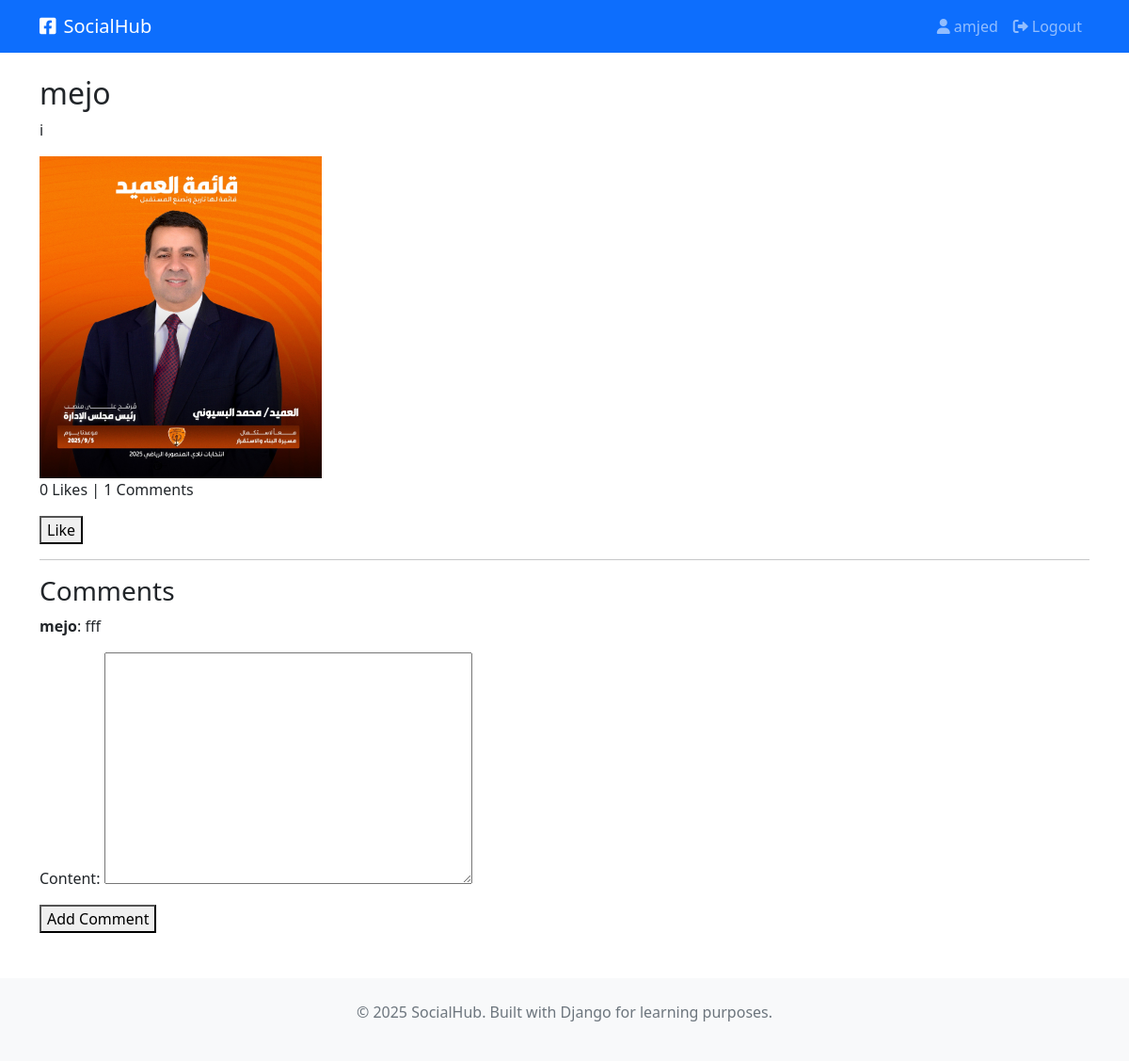
The page /posts/post/5/ (signed in) on the database its author committed.
### posts/models.py (models this page shows, shortened)
class Post(models.Model):
    PRIVACY_CHOICES = [
        ('public', 'Public'),
        ('friends', 'Friends Only'),
        ('private', 'Private'),
    ]
    author = models.ForeignKey(settings.AUTH_USER_MODEL, on_delete=models.CASCADE, related_name='posts')
    content = models.TextField(blank=True)
    image = models.ImageField(upload_to='post_images/', blank=True, null=True)
    privacy = models.CharField(max_length=10, choices=PRIVACY_CHOICES, default='public')
    created_at = models.DateTimeField(auto_now_add=True)
    updated_at = models.DateTimeField(auto_now=True)
    class Meta:
        ordering = ['-created_at']
    def likes_count(self):
        return self.likes.count()
    def comments_count(self):
        return self.comments.count()

class Comment(models.Model):
    post = models.ForeignKey(Post, on_delete=models.CASCADE, related_name='comments')
    author = models.ForeignKey(settings.AUTH_USER_MODEL, on_delete=models.CASCADE, related_name='comments')
    content = models.TextField()
    created_at = models.DateTimeField(auto_now_add=True)
    class Meta:
        ordering = ['created_at']

### posts/views.py (the view)
# urls.py: path('post/<int:post_id>/', views.post_detail, name='post_detail'),
@login_required
def post_detail(request, post_id):
    post = get_object_or_404(Post, id=post_id)
    comments = post.comments.all().order_by('-created_at')
    comment_form = CommentForm()
    return render(request, 'posts/post_detail.html', {
        'post': post,
        'comments': comments,
        'comment_form': comment_form
    })

### posts/forms.py
class CommentForm(forms.ModelForm):
    class Meta:
        model = Comment
        fields = ['content']

### templates/posts/post_detail.html (shortened to what this page needs)
{% extends "base.html" %}
{% block content %}
<h2>{{ post.author.username }}</h2>
<p>{{ post.content }}</p>
{% if post.image %}
    <img src="{{ post.image.url }}" style="max-width:300px;">
{% endif %}
<p>{{ post.likes_count }} Likes | {{ post.comments_count }} Comments</p>
<form action="{% url 'posts:like_post' post.id %}" method="post">
    <button type="submit">
        {% if user in post.likes.all %}
            Unlike
        {% else %}
            Like
        {% endif %}
    </button>
</form>
<hr>
<h3>Comments</h3>
{% for comment in post.comments.all %}
    <p><strong>{{ comment.author.username }}</strong>: {{ comment.content }}</p>
{% empty %}
    <p>No comments yet.</p>
{% endfor %}
<form action="{% url 'posts:add_comment' post.id %}" method="post">
    {{ comment_form.as_p }}
    <button type="submit">Add Comment</button>
</form>
{% endblock %}

### templates/base.html (shortened to what this page needs)
<!DOCTYPE html>
<html lang="en">
<head>
    <link href="https://cdn.jsdelivr.net/npm/bootstrap@5.1.3/dist/css/bootstrap.min.css" rel="stylesheet">
    <link rel="stylesheet" href="https://cdnjs.cloudflare.com/ajax/libs/font-awesome/6.0.0/css/all.min.css">
</head>
<body>
    <nav class="navbar navbar-expand-lg navbar-dark bg-primary">
        <div class="container">
            <a class="navbar-brand" href="{% url 'home' %}">
                <i class="fab fa-facebook-square me-2"></i>SocialHub
            </a>
            <div class="collapse navbar-collapse" id="navbarNav">
                <ul class="navbar-nav ms-auto">
                    {% if user.is_authenticated %}
                        <li class="nav-item">
                            <a class="nav-link" href="{% url 'profile' %}">
                                <i class="fas fa-user me-1"></i>{{ user.first_name|default:user.username }}
                            </a>
                        </li>
                        <li class="nav-item">
                            <a class="nav-link" href="{% url 'logout' %}">
                                <i class="fas fa-sign-out-alt me-1"></i>Logout
                            </a>
                        </li>
                    {% endif %}
                </ul>
            </div>
        </div>
    </nav>
    <main class="container mt-4">
        {% block content %}{% endblock %}
    </main>
    <footer class="bg-light text-center text-muted py-4 mt-5">
        <div class="container">
            <p>&copy; 2025 SocialHub. Built with Django for learning purposes.</p>
        </div>
    </footer>
</body>
</html>

### rows shown on the page
Post: author.username "mejo", content "i", image (picture), likes_count "0", comments_count "1"
Comment: author.username "mejo", content "fff"

### other values the page prints
{{ user.first_name|default:user.username }} "amjed"
